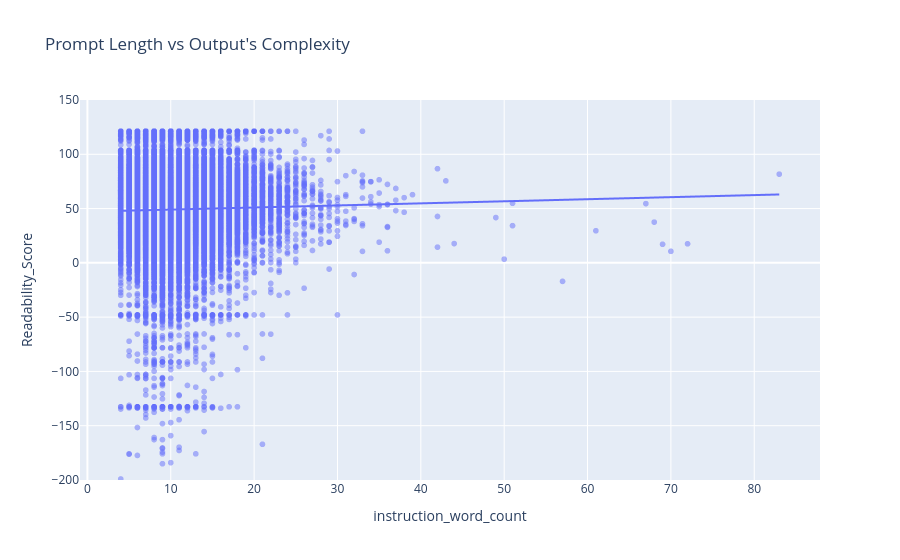

The code cell stored with this chart in its notebook:
### Code cell
fig=px.scatter(df,
           x="instruction_word_count",
           y="Readability_Score",
          title="Prompt Length vs Output's Complexity",
          opacity=0.5,
          trendline="ols")

fig.update_layout(
    yaxis=dict(range=[-200, 150]))

fig.show()
fig.write_image("length_vs_complexity.png")

### Figure 1 — Plotly figure (JSON) as saved in the notebook; plotly's stock layout.template omitted (floating-point values rounded to 4 significant figures; data arrays with more than 128 entries replaced by an {"elided": "..."} marker saying what was removed)
{"data": [{"hovertemplate": "instruction_word_count=%{x}<br>Readability_Score=%{y}<extra></extra>", "legendgroup": "", "marker": {"color": "#636efa", "opacity": 0.5, "symbol": "circle"}, "mode": "markers", "name": "", "showlegend": false, "type": "scattergl", "x": {"elided": "52002 int values"}, "xaxis": "x", "y": {"elided": "52002 float values"}, "yaxis": "y"}, {"hovertemplate": "<b>OLS trendline</b><br>Readability_Score = 0.190794 * instruction_word_count + 47.1641<br>R<sup>2</sup>=0.000465<br><br>instruction_word_count=%{x}<br>Readability_Score=%{y} <b>(trend)</b><extra></extra>", "legendgroup": "", "marker": {"color": "#636efa", "symbol": "circle"}, "mode": "lines", "name": "", "showlegend": false, "type": "scattergl", "x": {"elided": "52002 int values"}, "xaxis": "x", "y": {"elided": "52002 float values"}, "yaxis": "y"}], "layout": {"legend": {"tracegroupgap": 0}, "title": {"text": "Prompt Length vs Output's Complexity"}, "xaxis": {"anchor": "y", "domain": [0, 1], "title": {"text": "instruction_word_count"}}, "yaxis": {"anchor": "x", "domain": [0, 1], "range": [-200, 150], "title": {"text": "Readability_Score"}}}}
